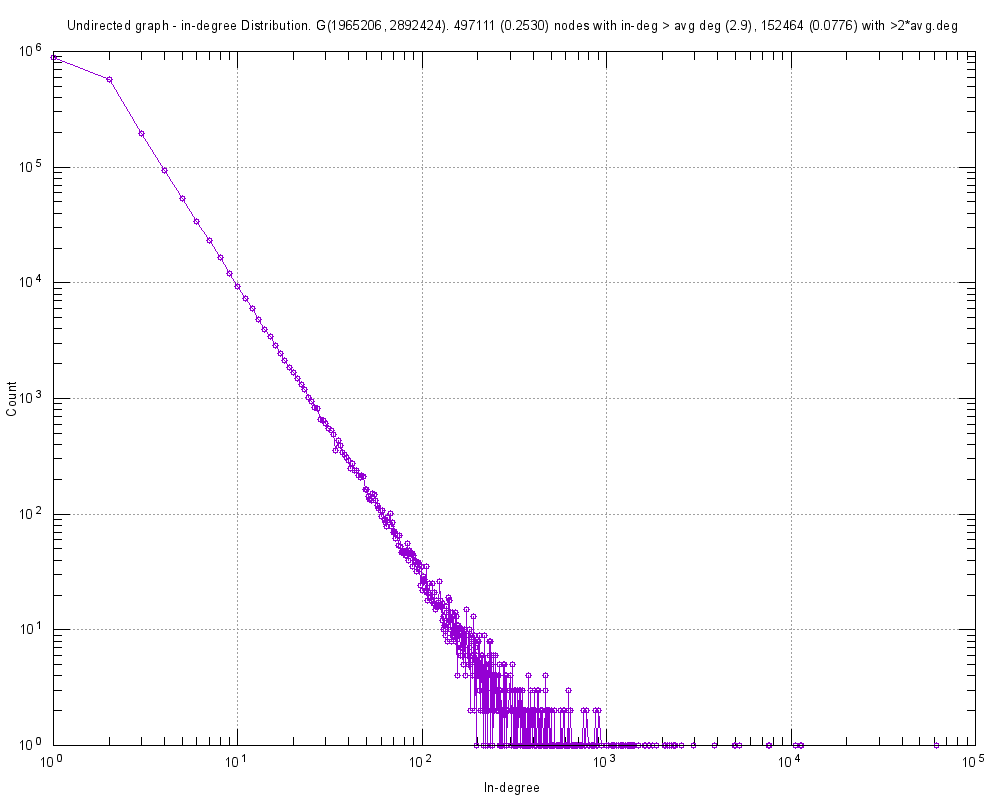

Source code (gnuplot):
#
# Undirected graph - in-degree Distribution. G(1965206, 2892424). 497111 (0.2530) nodes with in-deg > avg deg (2.9), 152464 (0.0776) with >2*avg.deg (Fri Mar 03 02:02:55 2017)
#

set title "Undirected graph - in-degree Distribution. G(1965206, 2892424). 497111 (0.2530) nodes with in-deg > avg deg (2.9), 152464 (0.0776) with >2*avg.deg"
set key bottom right
set logscale xy 10
set format x "10^{%L}"
set mxtics 10
set format y "10^{%L}"
set mytics 10
set grid
set xlabel "In-degree"
set ylabel "Count"
set tics scale 2
set terminal png font arial 10 size 1000,800
set output 'inDeg.ScaleFreeInDeg.png'
plot 	"inDeg.ScaleFreeInDeg.tab" using 1:2 title "" with linespoints pt 6
